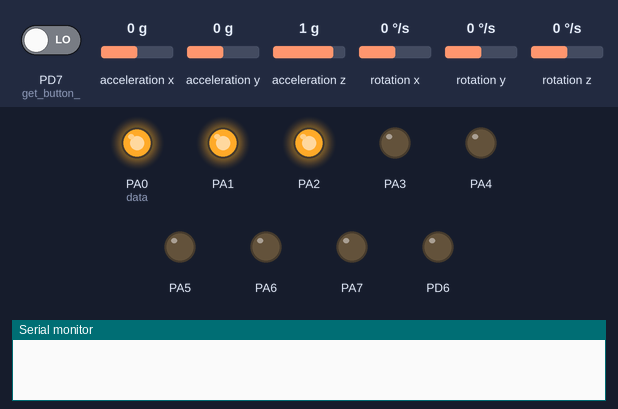
Simulated run of this program. Board: ATmega324P, built with avr-gcc and emulated at 8 MHz. Shown: output pins drawn as LEDs (lit = HIGH), the last lines printed to the serial monitor. Wiring (inferred from the names in the program): MPU-6050 motion sensor at I2C address 0x68. The inputs (shaded band) are chosen by the test bench; at power-on: rotation x 0 °/s, PD7 (get_button_) LOW, acceleration x 0 g, acceleration y 0 g, acceleration z 1 g, rotation y 0 °/s, rotation z 0 °/s.

Above: at 1.3 s.
At 4.3 s:
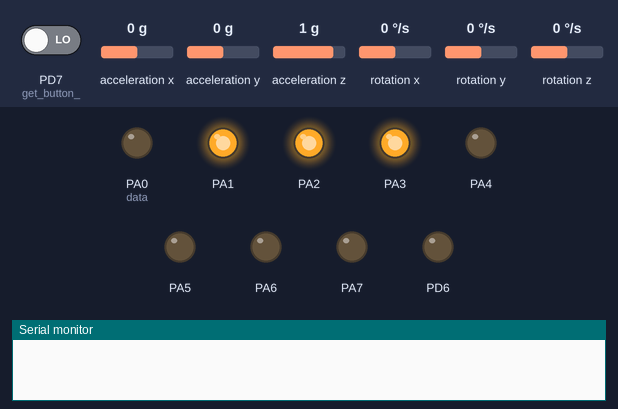
At 6.7 s:
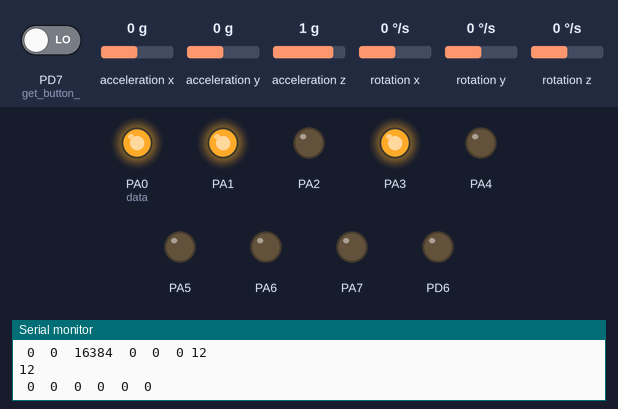
6.8 s: rotation x set to -192 °/s
Timing chart, 0 to 9.8 s (numbered marks = the images above; inputs shaded):
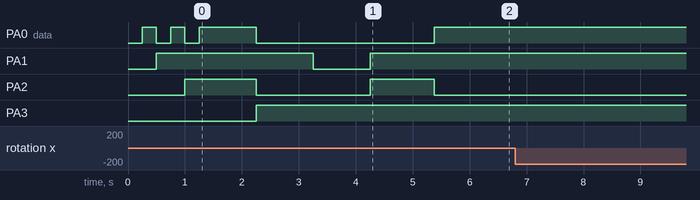

Measured:
- by itself, PA2: alternates HIGH for 1.2 s and LOW for 2.0 s

The program:

Project_0_1_1.c
```c
/*
 * Project_0_1_1.c
 *
 * Created: 17/04/2017 6:40:49 PM
 * Author : s4357594
 */

/*	standard libraries	*/
#include <avr/io.h>
#include <avr/interrupt.h>			//enables interrupts
#include <avr/pgmspace.h>			//for storing / accessing data in flash program instead of SRAM -> variable manipulation
#include <stdio.h>					//input / output
#include <stdlib.h>					//standard function library; malloc / sort / rand etc
#include <math.h>
#include <string.h>
//#include "usart.h"
//#include <util/delay.h>

/*	custom libraries	*/
#include "tcnt0.h"
#include "Stepper.h"
//#include "usart0_.h"
#include "tcnt2.h"
#include "serialio.h"
#include "mpu6050.h"
//#include "USART_Transmitter.h"
#include "Project.h"

/*	set the UBRR0 register to BAUDREG (12 for 38.4k baudrate) */
#define F_CPU 8000000L		//Internal Calibrated RC Oscillator 8MHz
#define BAUDRATE 9600L			//from bluetooth datasheet38400
#define BAUDREG ((F_CPU)/(BAUDRATE*16UL)-1)

//typedef struct info {
//
	//uint32_t sample;
	//char* mess;
	//uint16_t messLen;
	//char buffer[8];
	//int16_t ax;
	//int16_t ay;
	//int16_t az;
	//int16_t gx;
	//int16_t gy;
	//int16_t gz;
	//double axg;
	//double ayg;
	//double azg;
	//double gxds;
	//double gyds;
	//double gzds;
//} info;


/*	function declarations	*/
info* makeInfo(void);
void custom_delay(uint32_t ticks);
void Sensor_input(void);
void step_clockwise(void);
void step_clockwise(void);
void initialise(info* info_ptr);


/* functional code	*/
int main(void)
{
	//initialise();
	info* info_ptr = makeInfo();
	initialise(info_ptr);
	while(1)
	{


		//TODO:: Please write your application code
	}
}

info* makeInfo(void){
	/* initialize the game's information struct */
	info* info_ptr = malloc(sizeof(info));
	return info_ptr;
}

void mpu_get_data(info* info_ptr){
//
	int16_t ax = 0;
	int16_t ay = 0;
	int16_t az = 0;
	int16_t gx = 0;
	int16_t gy = 0;
	int16_t gz = 0;
	int16_t ax1 = 0;
	int16_t ay1 = 0;
	int16_t az1 = 0;
	int16_t gx1 = 0;
	int16_t gy1 = 0;
	int16_t gz1 = 0;
	//double axg = 0;
	//double ayg = 0;
	//double azg = 0;
	//double gxds = 0;
	//double gyds = 0;
	//double gzds = 0;
	//double axg1 = 0;
	//double ayg1 = 0;
	//double azg1 = 0;
	//double gxds1 = 0;
	//double gyds1 = 0;
	//double gzds1 = 0;
	mpu6050_getRawData(info_ptr, &ax, &ay, &az, &gx, &gy, &gz);
	custom_delay(10);
	mpu6050_getRawData(info_ptr, &ax1, &ay1, &az1, &gx1, &gy1, &gz1);
	char itmp[200];
	int16_t reading = (ax1-ax)*info_ptr->sample*info_ptr->sample/1000;

	ltoa(reading, itmp, 10); fputc(' ', stdout); fputs(itmp,stdout); fputc(' ', stdout);
	reading = (ay1-ay)*info_ptr->sample*info_ptr->sample/1000;

	ltoa(reading, itmp, 10); fputc(' ', stdout); fputs(itmp,stdout); fputc(' ', stdout);
	reading = (az1-az)*info_ptr->sample*info_ptr->sample/1000;

	ltoa(reading, itmp, 10); fputc(' ', stdout); fputs(itmp,stdout); fputc(' ', stdout);
	reading = (gx1-gx)*info_ptr->sample/100;

	ltoa(reading, itmp, 10); fputc(' ', stdout); fputs(itmp,stdout); fputc(' ', stdout);
	reading = (gy1-gy)*info_ptr->sample/100;

	ltoa(reading, itmp, 10); fputc(' ', stdout); fputs(itmp,stdout); fputc(' ', stdout);
	reading = (gz1-gz)*info_ptr->sample/100;

	ltoa(reading, itmp, 10); fputc(' ', stdout); fputs(itmp,stdout); fputc(' ', stdout);
	//ltoa((ay1-ay)*info_ptr->sample/1000, itmp, 10); fputc(' ', stdout); fputs(itmp,stdout); fputc(' ', stdout);
	//ltoa((az1-az)*info_ptr->sample/1000, itmp, 10); fputc(' ', stdout); fputs(itmp,stdout); fputc(' ', stdout);
	//ltoa((gx1-gx)*info_ptr->sample/1000, itmp, 10); fputc(' ', stdout); fputs(itmp,stdout); fputc(' ', stdout);
	//ltoa((gy1-gy)*info_ptr->sample/1000, itmp, 10); fputc(' ', stdout); fputs(itmp,stdout); fputc(' ', stdout);
	//ltoa((gz1-gz)*info_ptr->sample/1000, itmp, 10); fputc(' ', stdout); fputs(itmp,stdout); fputc(' ', stdout);
	fputs("\r\n", stdout);
	ltoa((ax), itmp, 10); fputc(' ', stdout); fputs(itmp,stdout); fputc(' ', stdout);
	ltoa((ay), itmp, 10); fputc(' ', stdout); fputs(itmp,stdout); fputc(' ', stdout);
	ltoa((az), itmp, 10); fputc(' ', stdout); fputs(itmp,stdout); fputc(' ', stdout);
	ltoa((gx), itmp, 10); fputc(' ', stdout); fputs(itmp,stdout); fputc(' ', stdout);
	ltoa((gy), itmp, 10); fputc(' ', stdout); fputs(itmp,stdout); fputc(' ', stdout);
	ltoa((gz), itmp, 10); fputc(' ', stdout); fputs(itmp,stdout); fputc(' ', stdout);
	fputs("\r\n", stdout);
	ltoa((ax1), itmp, 10); fputc(' ', stdout); fputs(itmp,stdout); fputc(' ', stdout);
	ltoa((ay1), itmp, 10); fputc(' ', stdout); fputs(itmp,stdout); fputc(' ', stdout);
	ltoa((az1), itmp, 10); fputc(' ', stdout); fputs(itmp,stdout); fputc(' ', stdout);
	ltoa((gx1), itmp, 10); fputc(' ', stdout); fputs(itmp,stdout); fputc(' ', stdout);
	ltoa((gy1), itmp, 10); fputc(' ', stdout); fputs(itmp,stdout); fputc(' ', stdout);
	ltoa((gz1), itmp, 10); fputc(' ', stdout); fputs(itmp,stdout); fputc(' ', stdout);
	ltoa(info_ptr->sample, itmp, 10);
	fputs(itmp, stdout);
	fputs("\r\n", stdout);
	fputs("\r\n", stdout);
//
	//mpu6050_getConvData(info_ptr, &axg, &ayg, &azg, &gxds, &gyds, &gzds);
	//custom_delay(50);
	//mpu6050_getConvData(info_ptr, &axg1, &ayg1, &azg1, &gxds1, &gyds1, &gzds1);
//
	//dtostrf((axg-axg1)*info_ptr->sample, 3, 5, itmp); fputs(itmp,stdout); fputc(' ', stdout);
	//dtostrf((ayg-ayg1)*info_ptr->sample, 3, 5, itmp); fputs(itmp,stdout); fputc(' ', stdout);
	//dtostrf((azg-azg1)*info_ptr->sample, 3, 5, itmp); fputs(itmp,stdout); fputc(' ', stdout);
	//dtostrf((gxds-gxds1)*info_ptr->sample, 3, 5, itmp); fputs(itmp,stdout); fputc(' ', stdout);
	//dtostrf((gyds-gyds1)*info_ptr->sample, 3, 5, itmp); fputs(itmp,stdout); fputc(' ', stdout);
	//dtostrf((gzds-gyds1)*info_ptr->sample, 3, 5, itmp); fputs(itmp,stdout); fputc(' ', stdout);

	fputs("\r\n", stdout);
	ltoa(info_ptr->sample, itmp, 10);
	fputs(itmp, stdout);
	fputs("\r\n", stdout);
	fputs("\r\n", stdout);

	custom_delay(200);


}

void initialise(info* info_ptr){

	DDRA = 0xFF;

	DDRD = (0<<PORTD7)|(1<<PORTD6);

	DDRD |= (0<<PIND0);
	DDRD |= (1<<PORTD1);

	//pwm_initialiser();
	init_tcnt0();
	init_serial_stdio(9600,0);
	//USART0_init(BAUDREG);
	//set Global Interrupt Enable flag

	srand(get_tcnt0_ticks());
	sei();


	info_ptr->ax = 0;
	info_ptr->ay = 0;
	info_ptr->az = 0;
	info_ptr->gx = 0;
	info_ptr->gy = 0;
	info_ptr->gz = 0;
	info_ptr->axg = 0;
	info_ptr->ayg = 0;
	info_ptr->azg = 0;
	info_ptr->gxds = 0;
	info_ptr->gyds = 0;
	info_ptr->gzds = 0;
	info_ptr->sample = get_tcnt0_ticks();
	info_ptr->prevSample = 0;
	custom_delay(250);
	PORTA = 0b00000001;
	//output_char('X');
	custom_delay(250);
	PORTA = 0b00000010;
	//output_char('Y');
	custom_delay(250);
	PORTA = 0b00000011;
	//output_char('Z');
	custom_delay(250);
	PORTA = 0b00000110;
	//output_char('E');
	custom_delay(250);
	PORTA = 0b00000111;
	//output_char('F');
	custom_delay(1000);
	PORTA = 0b00001010;
	//output_char('G');
	custom_delay(1000);
	PORTA = 0b00001000;
	//output_char('H');
	custom_delay(1000);
	PORTA = 0b00001110;
	//output_char('I');
	custom_delay(1000);
	char t = 'j';
	fputc(t, stdout);
	mpu6050_init();
	custom_delay(10);
	PORTA = 0b00001011;

	while(1){

		mpu_get_data(info_ptr);


	}
//
////	char t = input();
	//t = 'a';
	//int a = 'a';
	//if (t){
		//fputc(a, stdout);
		//fputc(t, stdout);
	//}
	//uint8_t g = 0;
	//PORTA = 0b00001000;
	//while(g < 7){
//
		//uint8_t b = 'b';
		//uint8_t c = 'c';
		//uint8_t d = 'd';
		//t = 'b';
		//char itmp[10];
		//
//
		//ltoa(info_ptr->ax, itmp, 10); fputc(' ', stdout); fputs(itmp, stdout); fputc(' ', stdout);
		//if (t){
			//fputc(t++, stdout);
			//fputc(t, stdout);
		//}
		//PORTA = 0xFF;
		//custom_delay(100);
		//PORTA = 0x00;
		//custom_delay(100);
		//g = g+1;
//
//
	//}
	//while(1){
		//char incomming;
				//if(serial_input_available()){
					//incomming = fgetc(stdin);
					//// echo back
					//fputc(incomming, stdout);
				//}
			//PORTA ^= 0xAA;
//
	//}

	//mpu6050_init();

}

void custom_delay(uint32_t ticks){
	/*	Custom delay function, waits for timer to change by 'ticks'
	*	note that tcnt0 updates every 0.002 seconds */

	uint32_t current_time;
	current_time = get_tcnt0_ticks();
	while((current_time + ticks) > get_tcnt0_ticks()){
		//wait
		//PORTA |= 0b00000001;
	}
}


void init_ADC(void){

	// The ADC clock must be somewhere
	// between 50kHz and 200kHz. We will divide our 1MHz clock by 64
	// to give us 62.5kHz.)
	ADMUX = (1<<REFS0); 	//set's compare to AVcc with external capacitor at AREF pin to ground.
	ADCSRA = (1<<ADEN)|(1<<ADPS2)|(1<<ADPS1); //enable ADC, ADATE (not used) sets autotriggering (using ADCSRB), ADPS sets sample every clk/64

}


uint16_t sense(uint8_t adcPin){
	/* takes in an ADC pin for conversion to occur on, and returns the converted value */

	adcPin &= 0b00000111; // only use lower three pins for conversion

	uint16_t value;
	//DDRC = 0x3C;		// 00111100
	//DDRD = 0x80;		// 10000000


	ADMUX = ((ADMUX & 0xF8)| adcPin);		//sets the ADMUX to itself, whilst clearing the last 3 bits, to be reset by adcPin

	ADCSRA |= (1<<ADSC);				// start conversion
	while(ADCSRA & (1<<ADSC)) {
		; /* Wait until conversion finished */
	}
	// ADC - a 10 bit register containing the 0-1024 value from the conversion
	value = ADC;

	return value;
		//if (value < 409.6){PORTC = (1<<PORTC4);}
		//if (value > 409.6 && value < 614.4){PORTC = (1<<PORTC5);}
		//else {PORTD = (1<<PORTD7);}
}
```

Project.h
```c
/*
 * Project.h
 *
 * Created: 26/04/2017 8:05:48 PM
 *  Author: s4357594
 */


#ifndef PROJECT_H_
#define PROJECT_H_


void custom_delay(uint32_t ticks);

typedef struct info {
	int16_t prevSample;
	int16_t sample;
	char* mess;
	uint16_t messLen;
	char buffer[8];
	int16_t ax;
	int16_t ay;
	int16_t az;
	int16_t gx;
	int16_t gy;
	int16_t gz;
	double axg;
	double ayg;
	double azg;
	double gxds;
	double gyds;
	double gzds;
} info;


#endif /* PROJECT_H_ */
```

Stepper.c
```c
/*
 * Stepper.c
 *
 * Created: 17/04/2017 6:42:29 PM
 *  Author: s4357594
 */

 // C libraries
#include <avr/io.h>
#include <avr/interrupt.h>			//enables interrupts
#include <avr/pgmspace.h>			//for storing / accessing data in flash program instead of SRAM -> variable manipulation
#include <stdio.h>					//input / output
#include <stdlib.h>					//standard function library; malloc / sort / rand etc

// Custom Libraries
#include "Stepper.h"
#include "tcnt0.h"

// Function Declarations
void step_clockwise(uint8_t time_on);
void step_anticlockwise(uint8_t time_on);
void step(int8_t speed);


// Global variables
 uint8_t steps;				// the current step position of the motor
 uint8_t phase;				// for controlling position in step

 uint8_t BLU;				// port for stepper blue wire
 uint8_t GRE;				// port for stepper green wire
 uint8_t YEL;				// port for stepper yellow wire
 uint8_t RED;				// port for stepper red wire


 void init_step(void){
	/* sets the ports for the stepper motor and initializes the steps and phase	*/
	steps = 0;
	phase = 0;

	BLU = PORTC4;
	GRE = PORTC5;
	YEL = PORTC2;
	RED = PORTC3;

	DDRC |= (1<<BLU)|(1<<GRE)|(1<<YEL)|(1<<RED);
 }

 uint8_t current_step(void){
	/* Returns the number of steps taken from the starting position
	*	can be modified to return an angle from origin using gear
	*	ratio
	*/
	uint8_t returnValue = steps;
	return returnValue;
 }


 void step(int8_t speed){
	/*	clockwise defined positive for speed
	*	will work out how fast to turn motor based on speed by setting
	*	time taken to move one step
	*	time_on is between -124 and +124
	*/
	uint8_t time_on = 0;
	if (speed >= 0){
		if (speed < 30){
			 time_on = 15;
		} else if (speed < 60) {
			time_on = 10;
		} else if (speed < 90){
			time_on = 5;
		} else {
			time_on = 2;
		}
		step_clockwise(time_on);
	} else {
		if (speed > -30){
			time_on = 15;
		} else if (speed > -60) {
			time_on = 10;
		} else if (speed > -90){
			time_on = 5;
		} else {
			time_on = 2;
		}
		step_anticlockwise(time_on);
	}
 }

 void increment_step(void){
	/* the motor has turned one step, increase the count */
	++steps;
 }

 void decrement_step(void){
	/* the motor has turned back one step, decrease the count */
	--steps;
 }

 void step_clockwise(uint8_t time_on){
	/* turns stepper motor clockwise */

	 uint32_t current_time;

	 if(phase == 0){
		 current_time = get_tcnt0_ticks();
		 while((current_time + time_on) > get_tcnt0_ticks()){
			 PORTC = (0<<BLU)|(1<<GRE)|(1<<YEL)|(0<<RED);
		 }
		 ++phase;
	 }
	 else if(phase == 1){
		 current_time = get_tcnt0_ticks();
		 while((current_time + time_on) > get_tcnt0_ticks()){
			 PORTC = (0<<BLU)|(1<<GRE)|(0<<YEL)|(1<<RED);
		 }
		 ++phase;
	 }
	 else if(phase == 2){
		 current_time = get_tcnt0_ticks();
		 while((current_time + time_on) > get_tcnt0_ticks()){
			 PORTC = (1<<BLU)|(0<<GRE)|(0<<YEL)|(1<<RED);
		 }
		 ++phase;
	 }
	 else if(phase == 3){
		 current_time = get_tcnt0_ticks();
		 while((current_time + time_on) > get_tcnt0_ticks()){
			 PORTC = (1<<BLU)|(0<<GRE)|(1<<YEL)|(0<<RED);
		 }
		 phase = 0;
	 }
 }


 void step_anticlockwise(uint8_t time_on){
	/* turns stepper motor clockwise */

	 uint32_t current_time;

	 if(phase == 0){
		 current_time = get_tcnt0_ticks();
		 while((current_time + time_on) > get_tcnt0_ticks()){
			 PORTC = (1<<BLU)|(0<<GRE)|(1<<YEL)|(0<<RED);
		 }
		 ++phase;
	 }
	 else if(phase == 1){
		 current_time = get_tcnt0_ticks();
		 while((current_time + time_on) > get_tcnt0_ticks()){
			 PORTC = (1<<BLU)|(0<<GRE)|(0<<YEL)|(1<<RED);
		 }
		 ++phase;
	 }
	 else if(phase == 2){
		 current_time = get_tcnt0_ticks();
		 while((current_time + time_on) > get_tcnt0_ticks()){
			 PORTC = (0<<BLU)|(1<<GRE)|(0<<YEL)|(1<<RED);
		 }
		 ++phase;
	 }
	 else if(phase == 3){
		 current_time = get_tcnt0_ticks();
		 while((current_time + time_on) > get_tcnt0_ticks()){
			 PORTC = (0<<BLU)|(1<<GRE)|(1<<YEL)|(0<<RED);
		 }
		 phase = 0;
	 }
 }
```

Stepper.h
```c
/*
 * Stepper.h
 *
 * Created: 17/04/2017 6:43:14 PM
 *  Author: s4357594
 */


#ifndef STEPPER_H_
#define STEPPER_H_

#include <stdint.h>

void init_step(void);

uint8_t current_step(void);

void step(int8_t speed);


#endif /* STEPPER_H_ */
```

USART1.c
```c
 /*
 * USART_Transmitter.c
 *
 * Created: 9/04/2017 2:59:04 PM
 *  Author: s4357594
 */

  //#include "USART_Receiver.h"

  #include <avr/io.h>
  #include <avr/interrupt.h>			//enables interrupts
  #include <avr/pgmspace.h>			//for storing / accessing data in flash program instead of SRAM -> variable manipulation
  #include <stdio.h>					//input / output
  #include <stdlib.h>					//standard function library; malloc / sort / rand etc

  void USART_transmit_init(long ubrr);

  static volatile unsigned char transmitByte;
  static volatile unsigned char receivedByte;


  void USART_transmit_init(long ubrr){
	  // UBRR0 is split into two; store the high 4 bits of the baud rate
	  // in UBRR0H and then rest in UBRR0L
	  receivedByte = 0x00;
	  transmitByte = 0x00;

	  UBRR1H = (ubrr>>8);
	  UBRR1L = (ubrr);

	  // set up receiver and transmitter
	  UCSR1B |= (1<<TXEN1)|(1<<RXEN0);
	  // enable interrupt reciever and transmitter
	  UCSR1B |= (1<<TXCIE1)|(1<<RXCIE0);
	  //UCSR0A |= (1<<TXC);

	  // control status register, keep asynchronous, parity disabled, 8-bit
	  UCSR1C = (1<<UCSZ11)|(1<<UCSZ10);
  }


  void output(unsigned char serialOut){
	  /*	adding bits to the buffer to transmit */
	  // disable interrupts so half modified buffer isn't used
	  uint8_t interrupts_on = bit_is_set(SREG, SREG_I);
	  cli();

	  // copy the byte to transmit

	  transmitByte = serialOut;


	  // re-enable UART
	  UCSR1B |= (1<<UDRIE1);
	  // re-enable interrupts
	  if(interrupts_on){
		  sei();
	  }
  }


ISR(USART1_UDRE_vect){

	  // send the transmitByte
	if (transmitByte != 0x00){
		  UDR1 = transmitByte;
		  transmitByte = 0x00;
	} else {
		  // disable UART as transmission complete
		  UCSR1B &= ~(1<<UDRIE1);
	}
}
```

serialio.h
```c
/*
 * serialio.h
 *
 * Author: Peter Sutton
 *
 * Module to allow standard input/output routines to be used via
 * serial port 0. The init_serial_stdio() method must be called before
 * any standard IO methods (e.g. printf). We use interrupt-based serial
 * IO and a circular buffer to store output messages. (This allows us
 * to print many characters at once to the buffer and have them
 * output by the UART as speed permits.) Interrupts must be enabled
 * globally for this module to work (after init_serial_stdio() is called).
 *
 */

#ifndef SERIALIO_H_
#define SERIALIO_H_

#include <stdint.h>

/* Initialise serial IO using the UART. baudrate specifies the desired
 * baudrate (e.g. 19200) and echo determines whether incoming characters
 * are echoed back to the UART output as they are received (zero means no
 * echo, non-zero means echo)
 */
void init_serial_stdio(long baudrate, int8_t echo);

/* Test if input is available from the serial port. Return 0 if not,
 * non-zero otherwise.
 */
int8_t serial_input_available(void);

/* Discard any input waiting to be read from the serial port. (Characters may
 * have been typed when we didn't want them - clear them.
 */
void clear_serial_input_buffer(void);

#endif /* SERIALIO_H_ */
```

tcnt0.h
```c
/*
 * tcnt0.h
 *
 * Created: 17/04/2017 6:44:42 PM
 *  Author: s4357594
 */


#ifndef TCNT0_H_
#define TCNT0_H_

#include <stdint.h>

/* Set up our timer to give us an interrupt every millisecond
 * and update our time reference.
 */
void init_tcnt0(void);

/* Return the current clock tick value - milliseconds since the timer was
 * initialised.
 */
uint32_t get_tcnt0_ticks(void);

uint8_t	get_button_(void);

//void custom_delay(uint32_t ticks);


#endif /* TCNT0_H_ */
```

tcnt2.h
```c
/*
 * tcnt2.h
 *
 * Created: 17/04/2017 6:45:56 PM
 *  Author: s4357594
 */


#ifndef TCNT2_H_
#define TCNT2_H_


#include <stdint.h>

void pwm_initialiser(void);


#endif /* TCNT2_H_ */
```

usart0_.h
```c
/*
 * USART0_.h
 *
 * Created: 17/04/2017 6:50:36 PM
 *  Author: s4357594
 */


#ifndef USART0__H_
#define USART0__H_

//char input(void);

void USART0_init(long ubrr);

void output_char(char serialOut);

//void clear_serial_input_buffer(void);

//void output_string(char serialOutString[]);
//
//char input(void);
//
//void clear_output(void);


#endif /* USART0__H_ */
```

Source omitted: Serial.c (9090 bytes), i2cmaster.h (5473 bytes), mpu6050.c (20873 bytes), mpu6050.h (6673 bytes), tcnt0.c (2189 bytes), tcnt2.c (2007 bytes), twimastertimeout.c (6910 bytes), usart.c (25584 bytes), usart.h (9502 bytes), usart0_.c (10524 bytes), mpu6050registers.h (13775 bytes)
